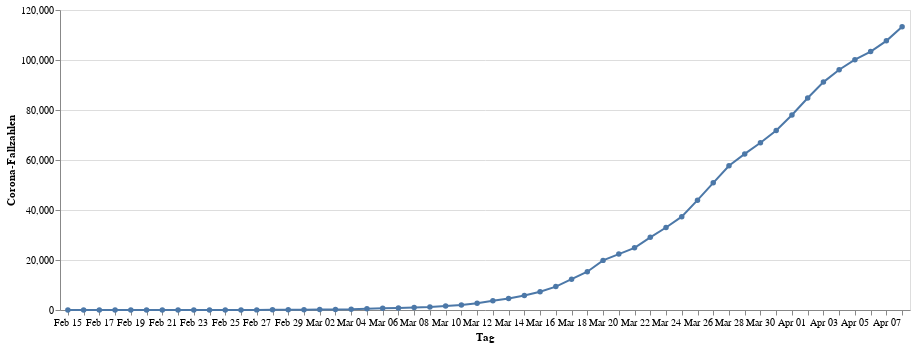

The notebook cell this image was saved under:
### Code cell
infections = alt.Chart(data).mark_line(point=True).encode(
    alt.X("monthdate(day):O", title="Tag"),
    alt.Y("cases:Q", title="Corona-Fallzahlen"))
infections.properties(width=850, height=300)

### Figure 1 — Vega-Lite specification as saved in the notebook (floating-point values rounded to 4 significant figures)
{"config": {"view": {"continuousWidth": 400, "continuousHeight": 300}}, "data": {"name": "data-4d73a836e15d3a72c1fa45cf07193043"}, "mark": {"type": "line", "point": true}, "encoding": {"x": {"type": "ordinal", "field": "day", "timeUnit": "monthdate", "title": "Tag"}, "y": {"type": "quantitative", "field": "cases", "title": "Corona-Fallzahlen"}}, "height": 300, "width": 850, "$schema": "https://vega.github.io/schema/vega-lite/v4.0.2.json", "datasets": {"data-4d73a836e15d3a72c1fa45cf07193043": [{"day": "2020-02-15T00:00:00", "cases": 16}, {"day": "2020-02-16T00:00:00", "cases": 16}, {"day": "2020-02-17T00:00:00", "cases": 16}, {"day": "2020-02-18T00:00:00", "cases": 16}, {"day": "2020-02-19T00:00:00", "cases": 16}, {"day": "2020-02-20T00:00:00", "cases": 16}, {"day": "2020-02-21T00:00:00", "cases": 16}, {"day": "2020-02-22T00:00:00", "cases": 16}, {"day": "2020-02-23T00:00:00", "cases": 16}, {"day": "2020-02-24T00:00:00", "cases": 16}, {"day": "2020-02-25T00:00:00", "cases": 18}, {"day": "2020-02-26T00:00:00", "cases": 26}, {"day": "2020-02-27T00:00:00", "cases": 48}, {"day": "2020-02-28T00:00:00", "cases": 74}, {"day": "2020-02-29T00:00:00", "cases": 79}, {"day": "2020-03-01T00:00:00", "cases": 130}, {"day": "2020-03-02T00:00:00", "cases": 165}, {"day": "2020-03-03T00:00:00", "cases": 203}, {"day": "2020-03-04T00:00:00", "cases": 262}, {"day": "2020-03-05T00:00:00", "cases": 545}, {"day": "2020-03-06T00:00:00", "cases": 670}, {"day": "2020-03-07T00:00:00", "cases": 800}, {"day": "2020-03-08T00:00:00", "cases": 1040}, {"day": "2020-03-09T00:00:00", "cases": 1224}, {"day": "2020-03-10T00:00:00", "cases": 1565}, {"day": "2020-03-11T00:00:00", "cases": 1966}, {"day": "2020-03-12T00:00:00", "cases": 2745}, {"day": "2020-03-13T00:00:00", "cases": 3675}, {"day": "2020-03-14T00:00:00", "cases": 4599}, {"day": "2020-03-15T00:00:00", "cases": 5813}, {"day": "2020-03-16T00:00:00", "cases": 7272}, {"day": "2020-03-17T00:00:00", "cases": 9367}, {"day": "2020-03-18T00:00:00", "cases": 12327}, {"day": "2020-03-19T00:00:00", "cases": 15320}, {"day": "2020-03-20T00:00:00", "cases": 19848}, {"day": "2020-03-21T00:00:00", "cases": 22364}, {"day": "2020-03-22T00:00:00", "cases": 24873}, {"day": "2020-03-23T00:00:00", "cases": 29056}, {"day": "2020-03-24T00:00:00", "cases": 32991}, {"day": "2020-03-25T00:00:00", "cases": 37323}, {"day": "2020-03-26T00:00:00", "cases": 43938}, {"day": "2020-03-27T00:00:00", "cases": 50871}, {"day": "2020-03-28T00:00:00", "cases": 57695}, {"day": "2020-03-29T00:00:00", "cases": 62435}, {"day": "2020-03-30T00:00:00", "cases": 66885}, {"day": "2020-03-31T00:00:00", "cases": 71808}, {"day": "2020-04-01T00:00:00", "cases": 77981}, {"day": "2020-04-02T00:00:00", "cases": 84794}, {"day": "2020-04-03T00:00:00", "cases": 91159}, {"day": "2020-04-04T00:00:00", "cases": 96092}, {"day": "2020-04-05T00:00:00", "cases": 100123}, {"day": "2020-04-06T00:00:00", "cases": 103375}, {"day": "2020-04-07T00:00:00", "cases": 107663}, {"day": "2020-04-08T00:00:00", "cases": 113296}]}}
